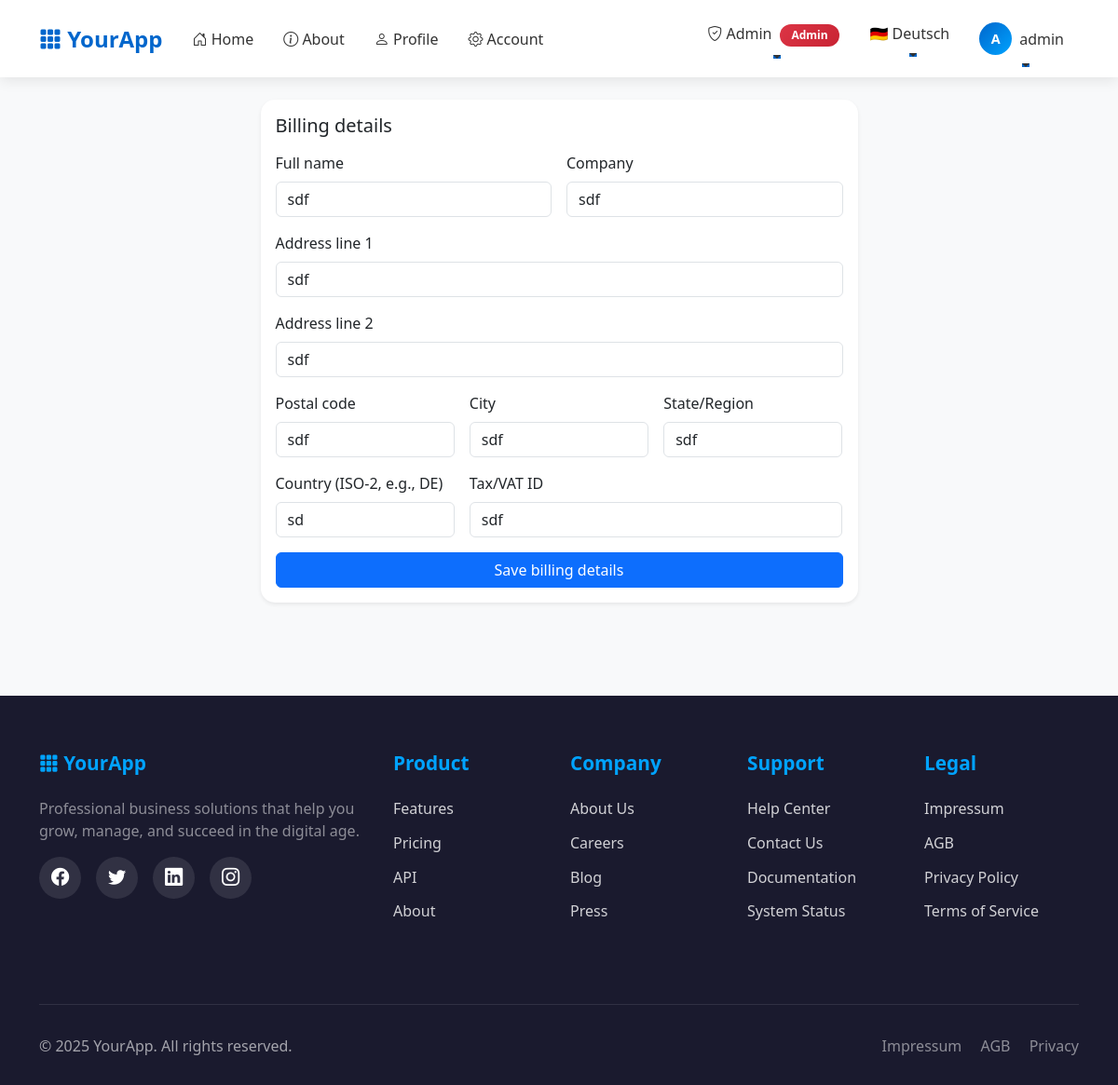
Page /account/billing (signed in) on the committed database.
### app/models/user.py (models this page shows, shortened)
class User(UserMixin, db.Model):
    id = db.Column(db.Integer, primary_key=True)
    email = db.Column(db.String(255), unique=True, nullable=False, index=True)
    language = db.Column(db.String(5), default='en')
    role = db.Column(db.String(20), nullable=False, default='user', index=True)
    password_hash = db.Column(db.String(255), nullable=False)
    created_at = db.Column(db.DateTime, default=datetime.utcnow, nullable=False)
    confirmed_at = db.Column(db.DateTime, nullable=True)
    is_active = db.Column(db.Boolean, default=True, nullable=False, index=True)
    plan_id = db.Column(db.Integer, db.ForeignKey('plan.id'), nullable=True)
    plan = db.relationship('Plan', back_populates='users')
    plan_subscribed_at = db.Column(db.DateTime, nullable=True)
    billing = db.relationship("BillingProfile", uselist=False, back_populates="user", cascade="all, delete-orphan")
    api_keys = db.relationship("APIKey", back_populates="user", cascade="all, delete-orphan", lazy='dynamic')
    @property
    def is_authenticated(self):
        return True

### app/models/billing.py (models this page shows)
class BillingProfile(db.Model):
    id = db.Column(db.Integer, primary_key=True)
    user_id = db.Column(db.Integer, db.ForeignKey('user.id', ondelete='CASCADE'), unique=True, nullable=False)
    full_name = db.Column(db.String(255), nullable=True)
    company = db.Column(db.String(255), nullable=True)
    address1 = db.Column(db.String(255), nullable=True)
    address2 = db.Column(db.String(255), nullable=True)
    city = db.Column(db.String(128), nullable=True)
    state = db.Column(db.String(128), nullable=True)
    postal_code = db.Column(db.String(64), nullable=True)
    country = db.Column(db.String(2), nullable=True)  # ISO 2-letter code
    tax_id = db.Column(db.String(64), nullable=True)  # VAT/Tax number
    user = db.relationship("User", back_populates="billing")

### app/blueprints/account/routes.py (the view)
@bp.route("/billing", methods=["GET","POST"])
@login_required
def billing():
    billing = current_user.billing or BillingProfile(user=current_user)
    form = BillingForm(obj=billing)
    if form.validate_on_submit():
        form.populate_obj(billing)
        db.session.add(billing)
        db.session.commit()
        flash(_("Billing details saved."), "success")
        return redirect(url_for("account.overview"))
    return render_template("account/billing.html", form=form)

### app/blueprints/account/forms.py
class BillingForm(FlaskForm):
    full_name = StringField("Full name", validators=[Optional(), Length(max=255)])
    company = StringField("Company", validators=[Optional(), Length(max=255)])
    address1 = StringField("Address line 1", validators=[Optional(), Length(max=255)])
    address2 = StringField("Address line 2", validators=[Optional(), Length(max=255)])
    city = StringField("City", validators=[Optional(), Length(max=128)])
    state = StringField("State/Region", validators=[Optional(), Length(max=128)])
    postal_code = StringField("Postal code", validators=[Optional(), Length(max=64)])
    country = StringField("Country (ISO-2, e.g., DE)", validators=[Optional(), Length(max=2)])
    tax_id = StringField("Tax/VAT ID", validators=[Optional(), Length(max=64)])
    submit = SubmitField("Save billing details")

### app/__init__.py (called while the page is built)
def get_locale():
    from flask_login import current_user
    if current_user.is_authenticated and hasattr(current_user, 'language'):
        return current_user.language
    from flask import current_app
    return request.accept_languages.best_match(current_app.config['BABEL_SUPPORTED_LOCALES'])

### app/context_helpers.py (called while the page is built)
def register_context_processors(app):
    @app.context_processor
    def utility_processor():
        def has_endpoint(name: str) -> bool:
            return name in current_app.view_functions
        return dict(has_endpoint=has_endpoint)

### app/templates/account/billing.html (shortened to what this page needs)
{% extends "base.html" %}
{% block content %}
<div class="row justify-content-center">
  <div class="col-12 col-md-8 col-lg-7">
    <div class="card shadow-sm">
      <div class="card-body">
        <h1 class="h5 mb-3">Billing details</h1>
        <form method="post" novalidate>
          <div class="row g-3">
            <div class="col-md-6">
              {{ form.full_name.label(class="form-label") }}
              {{ form.full_name(class="form-control") }}
            </div>
            <div class="col-md-6">
              {{ form.company.label(class="form-label") }}
              {{ form.company(class="form-control") }}
            </div>
            <div class="col-12">
              {{ form.address1.label(class="form-label") }}
              {{ form.address1(class="form-control") }}
            </div>
            <div class="col-12">
              {{ form.address2.label(class="form-label") }}
              {{ form.address2(class="form-control") }}
            </div>
            <div class="col-md-4">
              {{ form.postal_code.label(class="form-label") }}
              {{ form.postal_code(class="form-control") }}
            </div>
            <div class="col-md-4">
              {{ form.city.label(class="form-label") }}
              {{ form.city(class="form-control") }}
            </div>
            <div class="col-md-4">
              {{ form.state.label(class="form-label") }}
              {{ form.state(class="form-control") }}
            </div>
            <div class="col-md-4">
              {{ form.country.label(class="form-label") }}
              {{ form.country(class="form-control", placeholder="DE") }}
            </div>
            <div class="col-md-8">
              {{ form.tax_id.label(class="form-label") }}
              {{ form.tax_id(class="form-control", placeholder="VAT ID") }}
            </div>
          </div>
          <div class="d-grid mt-3">
            {{ form.submit(class="btn btn-primary") }}
          </div>
        </form>
      </div>
    </div>
  </div>
</div>
{% endblock %}

### app/templates/base.html (shortened to what this page needs)
<!doctype html>
<html lang="en">
<head>
    <link href="https://cdn.jsdelivr.net/npm/bootstrap@5.3.3/dist/css/bootstrap.min.css" rel="stylesheet">
    <link rel="stylesheet" href="https://cdn.jsdelivr.net/npm/bootstrap-icons@1.11.0/font/bootstrap-icons.css">
    <link href="{{ url_for('static', filename='css/app.css') }}" rel="stylesheet">
</head>
<body>
    <nav class="navbar navbar-expand-lg navbar-light sticky-top">
        <div class="container">
            <a class="navbar-brand" href="{{ url_for('main.index') }}">
                <i class="bi bi-grid-3x3-gap-fill"></i> YourApp
            </a>
            <div class="collapse navbar-collapse" id="navbarNav">
                <ul class="navbar-nav me-auto">
                    <li class="nav-item">
                        <a class="nav-link" href="{{ url_for('main.index') }}">
                            <i class="bi bi-house-door"></i> {{ _('Home') }}
                        </a>
                    </li>
                    <li class="nav-item">
                        <a class="nav-link" href="{{ url_for('main.about') }}">
                            <i class="bi bi-info-circle"></i> {{ _('About') }}
                        </a>
                    </li>
                    {% if current_user.is_authenticated %}
                    <li class="nav-item">
                        <a class="nav-link" href="{{ url_for('main.profile') }}">
                            <i class="bi bi-person"></i> {{ _('Profile') }}
                        </a>
                    </li>
                    <li class="nav-item">
                        <a class="nav-link" href="{{ url_for('account.overview') }}">
                            <i class="bi bi-gear"></i> {{ _('Account') }}
                        </a>
                    </li>
                    {% endif %}
                </ul>
                <ul class="navbar-nav">
                    {% if current_user.is_authenticated %}
                        {% if current_user.role == 'admin' %}
                        <li class="nav-item dropdown">
                            <a class="nav-link dropdown-toggle" href="#" id="adminDropdown" role="button"
                               data-bs-toggle="dropdown" aria-expanded="false">
                                <i class="bi bi-shield-check"></i> {{ _('Admin') }}
                                <span class="badge badge-admin ms-1">Admin</span>
                            </a>
                        </li>
                        {% endif %}
                        <li class="nav-item dropdown language-dropdown">
                            <a class="nav-link dropdown-toggle" href="#" id="languageDropdown" role="button"
                               data-bs-toggle="dropdown" aria-expanded="false">
                                {% if current_user.language == 'de' %}
                                    🇩🇪 Deutsch
                                {% else %}
                                    🇬🇧 English
                                {% endif %}
                            </a>
                        </li>
                        <li class="nav-item dropdown">
                            <a class="nav-link dropdown-toggle d-flex align-items-center" href="#" id="userDropdown"
                               role="button" data-bs-toggle="dropdown" aria-expanded="false">
                                <div class="user-avatar me-2">
                                    {{ current_user.email[0]|upper }}
                                </div>
                                <span class="d-none d-lg-inline">{{ current_user.email.split('@')[0] }}</span>
                            </a>
                        </li>
                    {% endif %}
                </ul>
            </div>
        </div>
    </nav>
    <main class="py-4">
        <div class="container">
            {% block content %}{% endblock %}
        </div>
    </main>
    <footer class="footer">
        <div class="container">
            <div class="row">
                <div class="col-lg-4 mb-4">
                    <h3 class="footer-title">
                        <i class="bi bi-grid-3x3-gap-fill"></i> YourApp
                    </h3>
                    <p class="text-white-50">Professional business solutions that help you grow, manage, and succeed in the digital age.</p>
                    <div class="social-links">
                        <a href="#" aria-label="Facebook"><i class="bi bi-facebook"></i></a>
                        <a href="#" aria-label="Twitter"><i class="bi bi-twitter"></i></a>
                        <a href="#" aria-label="LinkedIn"><i class="bi bi-linkedin"></i></a>
                        <a href="#" aria-label="Instagram"><i class="bi bi-instagram"></i></a>
                    </div>
                </div>
                <div class="col-lg-2 col-md-6 mb-4">
                    <h4 class="footer-title">Product</h4>
                    <ul class="footer-links">
                        <li><a href="{{ url_for('main.index') }}#features">Features</a></li>
                        <li><a href="{{ url_for('account.view_plan') }}">Pricing</a></li>
                        <li><a href="/api/v1/ping">API</a></li>
                        <li><a href="{{ url_for('main.about') }}">About</a></li>
                    </ul>
                </div>
                <div class="col-lg-2 col-md-6 mb-4">
                    <h4 class="footer-title">Company</h4>
                    <ul class="footer-links">
                        <li><a href="{{ url_for('main.about') }}">About Us</a></li>
                        <li><a href="/careers">Careers</a></li>
                        <li><a href="/blog">Blog</a></li>
                        <li><a href="/press">Press</a></li>
                    </ul>
                </div>
                <div class="col-lg-2 col-md-6 mb-4">
                    <h4 class="footer-title">Support</h4>
                    <ul class="footer-links">
                        <li><a href="/help">Help Center</a></li>
                        <li><a href="/contact">Contact Us</a></li>
                        <li><a href="/docs">Documentation</a></li>
                        <li><a href="/status">System Status</a></li>
                    </ul>
                </div>
                <div class="col-lg-2 col-md-6 mb-4">
                    <h4 class="footer-title">Legal</h4>
                    <ul class="footer-links">
                        <li><a href="/impressum">Impressum</a></li>
                        <li><a href="/agb">AGB</a></li>
                        <li><a href="/privacy">Privacy Policy</a></li>
                        <li><a href="/terms">Terms of Service</a></li>
                    </ul>
                </div>
            </div>
            <div class="footer-bottom">
                <div class="row">
                    <div class="col-md-6 text-center text-md-start mb-3 mb-md-0">
                        <p class="mb-0">&copy; 2025 YourApp. All rights reserved.</p>
                    </div>
                    <div class="col-md-6 text-center text-md-end">
                        <p class="mb-0">
                            <a href="/impressum" class="text-white-50 text-decoration-none me-3">Impressum</a>
                            <a href="/agb" class="text-white-50 text-decoration-none me-3">AGB</a>
                            <a href="/privacy" class="text-white-50 text-decoration-none">Privacy</a>
                        </p>
                    </div>
                </div>
            </div>
        </div>
    </footer>
</body>
</html>

### app/static/css/app.css (style rules this page uses)
.card { border-radius: 1rem; }
footer { background: #fafafa; }

### app/templates/base.html (style rules this page uses)
:root { --primary-color: #0066cc; --secondary-color: #004999; --accent-color: #00a3ff; --dark-bg: #1a1a2e; --light-bg: #f8f9fa; }
body { font-family: 'Segoe UI', Tahoma, Geneva, Verdana, sans-serif; background-color: #f8f9fa; }
.navbar { background: white !important; box-shadow: 0 2px 15px rgba(0, 0, 0, 0.1); padding: 1rem 0; }
.navbar-brand { font-weight: 700; font-size: 1.5rem; color: var(--primary-color) !important; transition: all 0.3s ease; }
.nav-link { font-weight: 500; color: #333 !important; margin: 0 0.5rem; transition: all 0.3s ease; position: relative; }
.nav-link::after { content: ''; position: absolute; bottom: -5px; left: 50%; width: 0; height: 2px; background: var(--primary-color); transition: all 0.3s ease; transform: translateX(-50%); }
main { min-height: calc(100vh - 200px); padding-top: 2rem; padding-bottom: 2rem; }
.card { border: none; border-radius: 15px; box-shadow: 0 5px 20px rgba(0, 0, 0, 0.08); transition: all 0.3s ease; }
.footer { background: var(--dark-bg); color: white; padding: 60px 0 30px; margin-top: 4rem; }
.footer-title { font-size: 1.3rem; font-weight: 600; margin-bottom: 1.5rem; color: var(--accent-color); }
.footer-links { list-style: none; padding: 0; }
.footer-links li { margin-bottom: 0.8rem; }
.footer-links a { color: rgba(255, 255, 255, 0.8); text-decoration: none; transition: all 0.3s ease; display: inline-block; }
.footer-bottom { border-top: 1px solid rgba(255, 255, 255, 0.1); margin-top: 3rem; padding-top: 2rem; text-align: center; color: rgba(255, 255, 255, 0.6); }
.social-links { display: flex; gap: 1rem; margin-top: 1rem; }
.social-links a { width: 45px; height: 45px; border-radius: 50%; background: rgba(255, 255, 255, 0.1); display: flex; align-items: center; justify-content: center; color: white; font-size: 1.2rem; transition: all 0.3s ease; text-decoration: none; }
.user-avatar { width: 35px; height: 35px; border-radius: 50%; background: linear-gradient(135deg, var(--primary-color), var(--accent-color)); display: flex; align-items: center; justify-content: center; color: white; font-weight: 600; font-size: 0.9rem; }
.badge { padding: 0.4rem 0.8rem; border-radius: 50px; font-weight: 600; }
.badge-admin { background: linear-gradient(135deg, #dc3545, #c82333); }
.language-dropdown .dropdown-toggle { display: flex; align-items: center; gap: 0.5rem; }

### rows in the picture
User: email "A", email "admin"
BillingProfile: full_name "sdf", company "sdf", address1 "sdf", address2 "sdf", postal_code "sdf", city "sdf", state "sdf", country "sd", tax_id "sdf"
